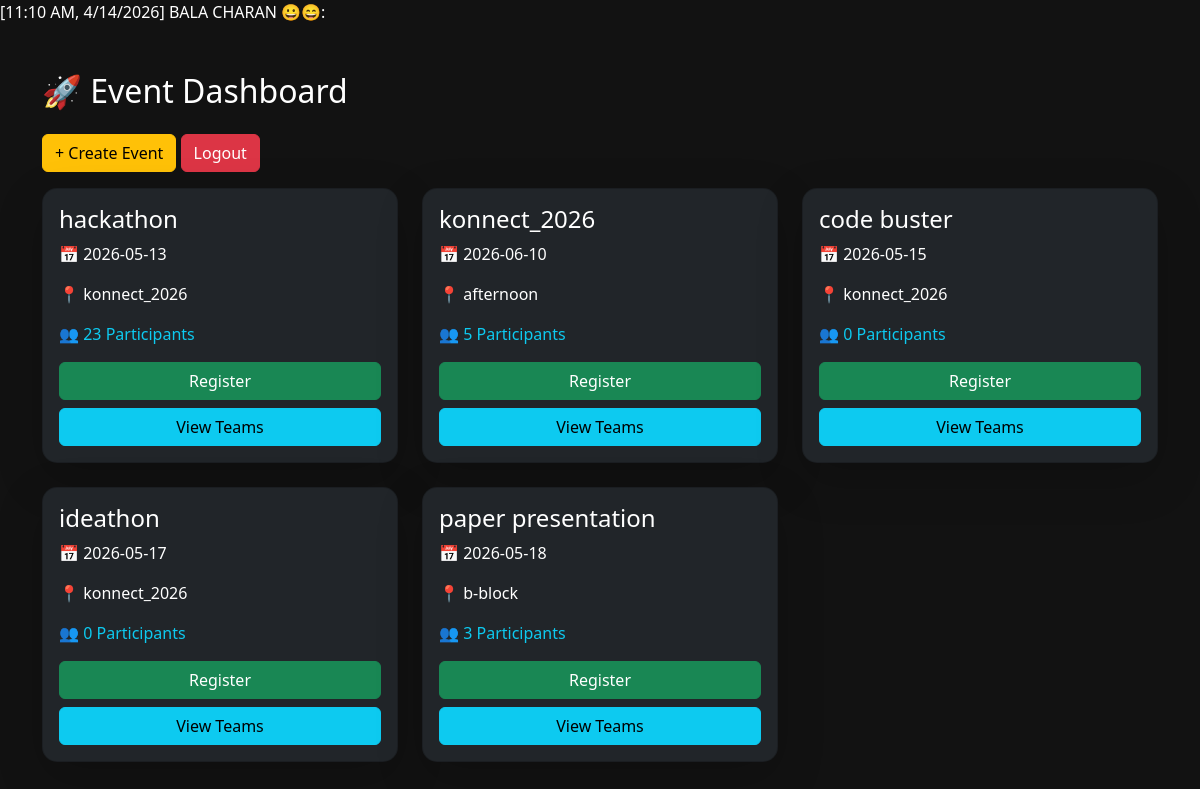
/dashboard, run on the app's committed database.
### tables this page shows
CREATE TABLE events (
                    id INTEGER PRIMARY KEY,
                    title TEXT,
                    date TEXT,
                    venue TEXT
                );

### app.py (the view)
@app.route('/dashboard')
def dashboard():
    conn = sqlite3.connect('database.db')
    c = conn.cursor()
    c.execute("SELECT * FROM events")
    events = c.fetchall()
    event_data = []
    for e in events:
        c.execute("SELECT COUNT(*) FROM participants WHERE event_id=?", (e[0],))
        count = c.fetchone()[0]
        event_data.append({
            'id': e[0],
            'title': e[1],
            'date': e[2],
            'venue': e[3],
            'count': count
        })
    conn.close()
    return render_template('dashboard.html', events=event_data)

### templates/dashboard.html (shortened to what this page needs)
[11:10 AM, 4/14/2026] BALA CHARAN 😀😄: <!DOCTYPE html>
<html>
<head>
<link href="https://cdn.jsdelivr.net/npm/bootstrap@5.3.0/dist/css/bootstrap.min.css" rel="stylesheet">
</head>
<body>
<div class="container mt-5">
<h2 class="mb-4">🚀 Event Dashboard</h2>
<a href="/create_event" class="btn btn-warning mb-3">+ Create Event</a>
<a href="/logout" class="btn btn-danger mb-3">Logout</a>
<div class="row">
{% for e in events %}
<div class="col-md-4">
    <div class="card bg-dark text-white p-3 shadow-lg mb-4">
        <h4>{{ e.title }}</h4>
        <p>📅 {{ e.date }}</p>
        <p>📍 {{ e.venue }}</p>
        <p class="text-info">👥 {{ e.count }} Participants</p>
        <a href="/register_event/{{ e.id }}" class="btn btn-success w-100">Register</a>
        <a href="/participants/{{ e.id }}" class="btn btn-info mt-2 w-100">View Teams</a>
    </div>
</div>
{% endfor %}
</div>
</div>
</body>
</html>

### templates/dashboard.html (style rules this page uses)
body { background: #121212; color: white; }
.card { border-radius: 15px; }

### data on the page
events: title "hackathon", date "2026-05-13", venue "konnect_2026", count "23"
events: title "konnect_2026", date "2026-06-10", venue "afternoon", count "5"
events: title "code buster", date "2026-05-15", venue "konnect_2026", count "0"
events: title "ideathon", date "2026-05-17", venue "konnect_2026", count "0"
events: title "paper presentation", date "2026-05-18", venue "b-block", count "3"
